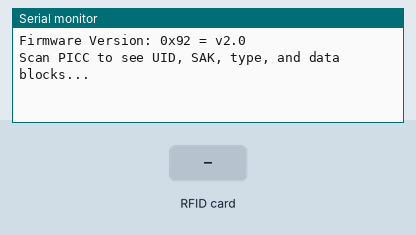
Recording of a sketch running on a simulated ESP32. Parts: the last lines printed to the serial monitor. Inputs (shaded band) come from the test bench.

Above: at 1.2 s.
1.3 s: RFID card 8E 86 D2 AA held to the reader
At 1.8 s:
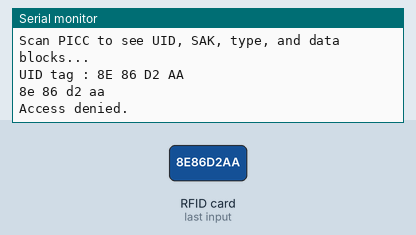
2.8 s: RFID card 5E 7A 19 C4 held to the reader
At 5.4 s:
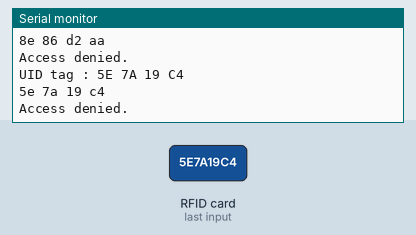

Measured:
- after the input at 1.3 s, the serial monitor: prints a new line at once (image 1)
- after the input at 2.8 s, the serial monitor: prints a new line after 1.5 s (image 2)

The sketch:

adafruit-code.ino
```cpp
#include <SPI.h>
#include <MFRC522.h>
#include <Stepper.h>

#define RST_PIN         9          // Configurable, see typical pin layout above
#define SS_PIN          22         // Configurable, see typical pin layout above

MFRC522 mfrc522(SS_PIN, RST_PIN);  // Create MFRC522 instance
int SPU = 2048;
Stepper Motor(SPU, 13,11,12,10);
bool currentLockState = false;
String authorizedUIDs[] = {
  "8E 86 D2 AA"
};

bool isAuthorized(String uid);

void setup() {
	Serial.begin(9600);		// Initialize serial communications with the PC
	while (!Serial);		// Do nothing if no serial port is opened (added for Arduinos based on ATMEGA32U4)
	SPI.begin();			// Init SPI bus
  Motor.setSpeed(5);
	mfrc522.PCD_Init();		// Init MFRC522
	delay(4);				// Optional delay. Some board do need more time after init to be ready, see Readme
	mfrc522.PCD_DumpVersionToSerial();	// Show details of PCD - MFRC522 Card Reader details
	Serial.println(F("Scan PICC to see UID, SAK, type, and data blocks..."));
}

void loop() {
	// Reset the loop if no new card present on the sensor/reader. This saves the entire process when idle.
	if ( ! mfrc522.PICC_IsNewCardPresent()) {
		return;
	}

	// Select one of the cards
	if ( ! mfrc522.PICC_ReadCardSerial()) {
		return;
	}

  //Show UID on serial monitor
  Serial.print("UID tag :");
  String content= "";
  byte letter;
  for (byte i = 0; i < mfrc522.uid.size; i++)
  {
     Serial.print(mfrc522.uid.uidByte[i] < 0x10 ? " 0" : " ");
     Serial.print(mfrc522.uid.uidByte[i], HEX);
     content.concat(String(mfrc522.uid.uidByte[i] < 0x10 ? " 0" : " "));
     content.concat(String(mfrc522.uid.uidByte[i], HEX));
  }
  Serial.println();
  // Serial.print("Message : ");
  // content.toUpperCase();

  Serial.println(content.substring(1));
  if (isAuthorized(content.substring(1))) {
    Serial.println("Authorized access");
    Serial.println();
    // mfrc522.PICC_DumpToSerial(&(mfrc522.uid));
    if (currentLockState)  {
      Serial.println("Locking...");
      Motor.step(-1 * 4096);
    }
    else {
      Serial.println("Unlocking...");
      Motor.step(4096);
    }

    currentLockState = !currentLockState;
    delay(3000);
  }
  else{
    Serial.println("Access denied.");
    Serial.println();
    // mfrc522.PICC_DumpToSerial(&(mfrc522.uid));
    delay(3000);
  }
}

bool isAuthorized(String uid) {
  for (size_t i = 0; i < sizeof(authorizedUIDs) / sizeof(authorizedUIDs[0]); i++) {
    if (uid == authorizedUIDs[i]) {
      return true;
    }
  }
  return false;
}
```
